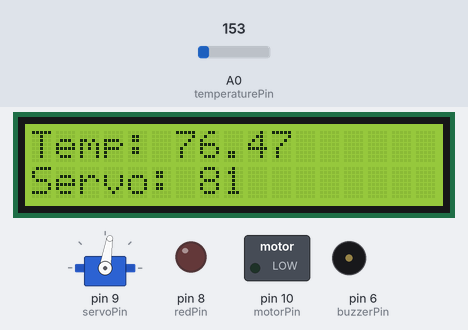
Bench run of a sketch on a simulated Arduino Uno, built with avr-gcc and run on an emulated ATmega328P. Shown: 17×2 character LCD, servo, switched loads named in the sketch (green lamp = pin HIGH), output pins drawn as LEDs (lit = HIGH), buzzer (waves = sounding, pin HIGH). Inputs (shaded band) come from the test bench; at power-on: A0 (temperaturePin) = 153.

Above: at 1.2 s.
1.3 s: A0 (temperaturePin) set to 165
At 2.5 s:
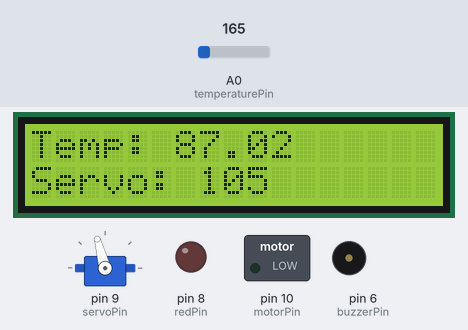
2.8 s: A0 (temperaturePin) set to 175
At 3.5 s:
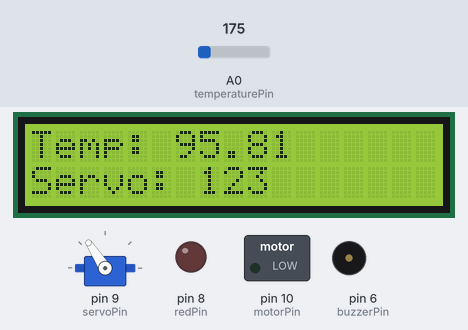
4.3 s: A0 (temperaturePin) set to 191
At 5.3 s:
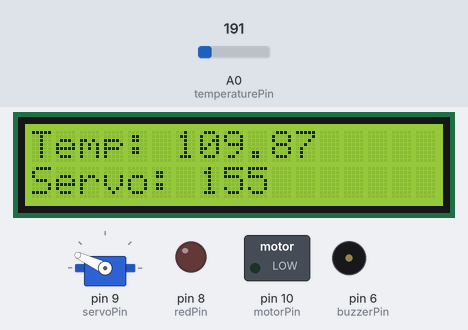
5.8 s: A0 (temperaturePin) set to 221
At 6.2 s:
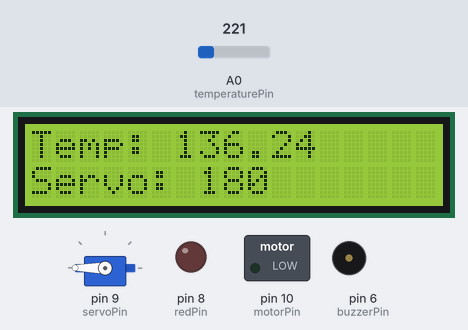
7.3 s: A0 (temperaturePin) set to 133
At 8.1 s:
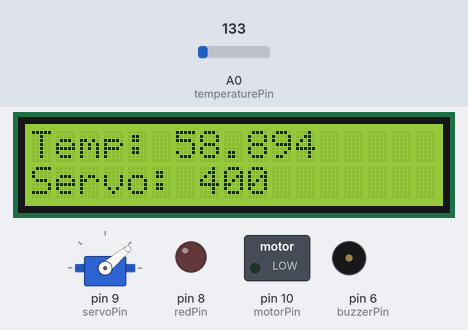
8.8 s: A0 (temperaturePin) set to 114
At 10.0 s:
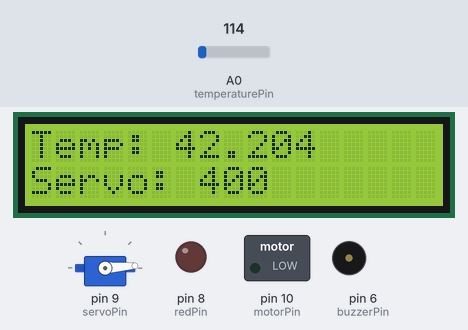
Timing chart, 0 to 11.3 s (numbered marks = the images above; inputs shaded):
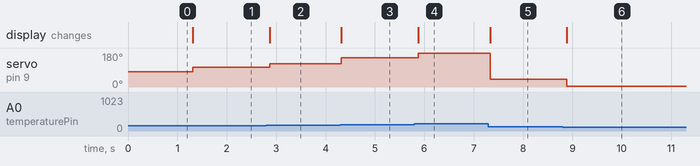

The sketch:

Hong_Shengnan_MP02.ino
```cpp
/*
  Hong_Shengnan_MP02.ino

  PROJECT NAME
  Motors and Alarms

  PROGRAM DESCRIPTION
  This program uses Arduino mirocontroller to control motors
  servos, and also receives the data from temperature sensors
  and photo resistors. In the end, the code uses codes to do
  integrated alarm system.

  KEY FUNCTION
  setup();
  loop();
  data_display();
  analog_thermometer();
  light_tracker();
  alarm_system();
  my_design();
  void autoRange();
                            Created by Steven Hong
                                        09/18/2017
*/

// define the pin for each component
const int temperaturePin = A0;
const int sensorPin = A1;
const int servoPin = 9;
const int motorPin = 10;
const int redButton = 7;
const int redPin = 8;
const int buzzerPin = 6;

// define all the global variables
int lightLevel;
int calibratedlightLevel; // used to store the scaled / calibrated lightLevel
int maxThreshold = 0;     // used for setting the "max" light level
int minThreshold = 1023;  // used for setting the "min" light level
int lightThreshold = 200; // used for setting the threshold for light sensor

int position;
int motorSpeed;
int onTime = 3000;  // milliseconds to turn the motor on
int offTime = 3000; // milliseconds to turn the motor off

int value;
int alarmOn = LOW; // set the alarm system
int redState;
int frequency = 300;

float voltage, degreesC, degreesF; // Declare 3 floating point variables
int maxTemp = 120;  // used for setting the "max" temperature
int minTemp = 40;   // used for setting the "min" temperature
int tempThreshold = 60; // used for setting the threshold for temperature

#include <Servo.h>  // servo library

Servo servo1; // servo control object


// Load the LiquidCrystal library
#include <LiquidCrystal.h>
LiquidCrystal lcd(12, 11, 5, 4, 3, 2);


void setup() {
  // put your setup code here, to run once:
  Serial.begin(9600); // Initialize serial port & set rate to 9600 bits per second (bps)

  lcd.begin(17, 2);  // Initialize the 16x2 LCD
  lcd.clear();       // Clear any old data displayed on the LCD

  servo1.attach(servoPin, 900, 2100);   // connect servo with a minimum pulse width of 900
                                        // and a maximum pulse width of 2100

  pinMode(motorPin, OUTPUT);  // set up the pin as an OUTPUT
  pinMode(buzzerPin, OUTPUT); // set up the pin as an OUTPUT
  pinMode(redPin, OUTPUT);    // set up the pin as an OUTPUT
  pinMode(redButton, INPUT);  // set up the pin as an INPUT
}

void loop() {
  // put your main code here, to run repeatedly:

  //data_display();
  analog_thermometer();
  //light_tracker();
  //alarm_system();
  //my_design();

}

void data_display() {

  voltage = analogRead(temperaturePin) * 0.004882814; // Measure the voltage at the analog pin

  degreesC = (voltage - 0.5) * 100.0; // Convert the voltage to degrees Celsius

  degreesF = degreesC * (9.0 / 5.0) + 32.0; // Convert degrees Celsius to Fahrenheit

  lightLevel = analogRead(sensorPin);

  //autoRange();  // autoRanges the min / max values you see in your room

  calibratedlightLevel = map(lightLevel, 0, 1023, 0, 255); // scale the lightLevel from 0 - 1023 range to 0 - 255 range

  lcd.setCursor(0, 0);
  lcd.print("Temp: "); // Display a message on the LCD!
  lcd.print(degreesF);
  lcd.print(" F");

  lcd.setCursor(0, 1);
  lcd.print("Lighting: ");
  lcd.print(calibratedlightLevel);

  delay(100); // check the temperature every 0.1 second

}

void analog_thermometer()
{
  voltage = analogRead(temperaturePin) * 0.004882814; // Measure the voltage at the analog pin

  degreesC = (voltage - 0.5) * 100.0; // Convert the voltage to degrees Celsius

  degreesF = degreesC * (9.0 / 5.0) + 32.0; // Convert degrees Celsius to Fahrenheit

  position = map(degreesF, minTemp, maxTemp, 0, 180);
  position = constrain(position, 0, 180); // set the limit to the position

  lcd.setCursor(0, 0);
  lcd.print("Temp: "); // Display a message on the LCD!
  lcd.print(degreesF);

  lcd.setCursor(0, 1);
  lcd.print("Servo: ");
  lcd.print(position);

  servo1.write(position); // tell servo to go to specific position

  delay(100);
}


void light_tracker()
{
  lightLevel = analogRead(sensorPin); // measure the voltage at the photo resistor

  //autoRange();  // autoRanges the min / max values you see in your room

  calibratedlightLevel = constrain(lightLevel, 600, 1000);
  motorSpeed = map(calibratedlightLevel, 600, 1023, 0, 255); // scale the lightLevel from 0 - 1023 range to 0 - 255 range

  //motorSpeed = constrain(calibratedlightLevel, 0, 255); // set the limit of motor speed

  Serial.print("Lighting: ");           // print the result to serial monitor
  Serial.println(calibratedlightLevel);
  Serial.print("Speed: ");
  Serial.println(motorSpeed);
  Serial.println();

  analogWrite(motorPin, motorSpeed);  // turn the motor on according to light sensor
  //delay(onTime);            // delay for onTime milliseconds
  //analogWrite(motorPin, 0); // turn the motor off
  //delay(offTime);           // delay for offTime milliseconds

}

void alarm_system()
{
  redState = digitalRead(redButton);  // read the status of red pushbutton

  voltage = analogRead(temperaturePin) * 0.004882814; // Measure the voltage at the analog pin

  degreesC = (voltage - 0.5) * 100.0; // Convert the voltage to degrees Celsius

  degreesF = degreesC * (9.0 / 5.0) + 32.0; // Convert degrees Celsius to Fahrenheit

  lightLevel = analogRead(sensorPin);

  //autoRange();  // autoRanges the min / max values you see in your room

  calibratedlightLevel = map(lightLevel, 0, 1023, 0, 255); // scale the lightLevel from 0 - 1023 range to 0 - 255 range

  lcd.setCursor(0, 0);
  lcd.print("Temp:"); // Display a message on the LCD!
  lcd.print(degreesF);
  lcd.print("Alm:");

  if (degreesF > tempThreshold || calibratedlightLevel > lightThreshold)
  {
    alarmOn = HIGH;
  }

  if (redState == LOW) // if red button is pushed, turn off the alarm
  {
    alarmOn = LOW;
    tempThreshold = 1000;
    lightThreshold = 1000;
  }

  if(alarmOn == HIGH) // let LED blink and buzzer go off if alarm is on
  {
    digitalWrite(redPin, HIGH);
    delay(100);
    digitalWrite(redPin, LOW);
    delay(100);
    tone(buzzerPin, frequency);
    lcd.print("ON");
  }
  else
  {
    lcd.print("OFF");
    noTone(buzzerPin);
  }

  lcd.setCursor(0, 1);
  lcd.print("Lighting: ");
  lcd.print(calibratedlightLevel);

}

void my_design()
{
  value = map(frequency, 0, 180, 300, 400);
  redState = digitalRead(redButton);  // read the status of red pushbutton

  lightLevel = analogRead(sensorPin);

  //autoRange();  // autoRanges the min / max values you see in your room

  calibratedlightLevel = map(lightLevel, 0, 1023, 0, 255); // scale the lightLevel from 0 - 1023 range to 0 - 255 range

  lcd.setCursor(0, 0);
  lcd.print("Alarm:");

  if (calibratedlightLevel > lightThreshold)  // if the lighting is higher than threshold, turn alarm system on
  {
    alarmOn = HIGH;
  }

  if (calibratedlightLevel < lightThreshold)  // if the lighting is lower than threshold, turn alarm system off
  {
    alarmOn = LOW;
  }

  if (redState == LOW) // if red button is pushed, turn off the alarm
  {
    alarmOn = LOW;
    lightThreshold = 1000;
  }

  if(alarmOn == HIGH) // turn LED and buzzer on when alarmed
  {
    digitalWrite(redPin, HIGH);
    delay(100);
    digitalWrite(redPin, LOW);
    delay(100);
    tone(buzzerPin, value);
    lcd.print("ON");

   // servo1.write(180);
  }
  else
  {
    lcd.print("OFF");     // stop alarming when alarm system is turned off
    noTone(buzzerPin);
//    servo1.write(0);
  }

  lcd.setCursor(0, 1);      // display lighting on LCD
  lcd.print("Lighting: ");
  lcd.print(calibratedlightLevel);
}

void autoRange()
{
  if (lightLevel < minThreshold)  // minThreshold was initialized to 1023 -- so, if it's less, reset the threshold level
  {
    minThreshold = lightLevel;
  }

  if (lightLevel > maxThreshold)  // maxThreshold was initialized to 0 -- so, if it's bigger, reset the threshold level
  {
    maxThreshold = lightLevel;
  }

  lightLevel = map(lightLevel, minThreshold, maxThreshold, 0 ,255);
  lightLevel = constrain(lightLevel, 0, 255); // constrain the limit of lightLevel
}
```

Measured:
- after the input at 1.3 s, servo on pin 9 (servoPin): 81° → 105° at once; the display: changes at once (image 1)
- after the input at 2.8 s, servo on pin 9 (servoPin): 105° → 123° after 0.07 s; the display: changes after 0.07 s (image 2)
- after the input at 4.3 s, servo on pin 9 (servoPin): 123° → 155° at once; the display: changes at once (image 3)
- after the input at 5.8 s, servo on pin 9 (servoPin): 155° → 180° after 0.08 s; the display: changes after 0.08 s (image 4)
- after the input at 7.3 s, servo on pin 9 (servoPin): 180° → 40° at once; the display: changes at once (image 5)
- after the input at 8.8 s, servo on pin 9 (servoPin): 40° → 4° after 0.09 s; the display: changes after 0.09 s (image 6)
